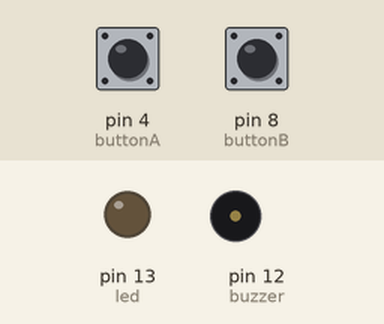
Simulated run of this sketch. Board: Arduino Uno, built with avr-gcc and run on an emulated ATmega328P. Shown: output pins drawn as LEDs (lit = HIGH), buzzer (waves = sounding, pin HIGH). The inputs (shaded band) are chosen by the test bench; at power-on: pin 4 (buttonA) HIGH, pin 8 (buttonB) HIGH.

Above: at 1.2 s.
1.3 s: pin 4 (buttonA) pulled LOW for 0.15 s
At 1.37 s:
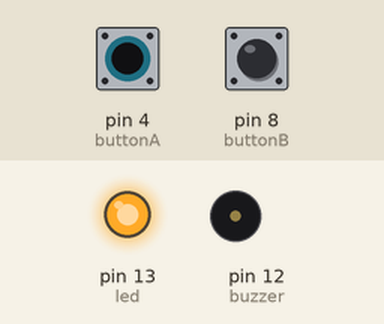
2.9 s: pin 8 (buttonB) pulled LOW for 0.15 s
At 2.97 s:
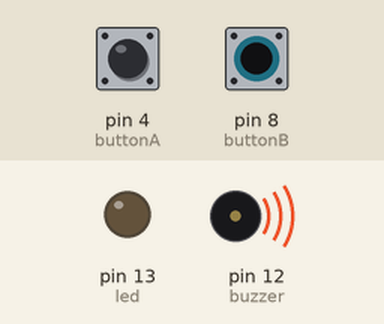
4.5 s: pin 8 (buttonB) pulled LOW for 3.2 s
At 8.5 s:
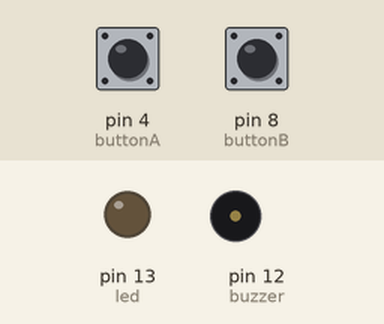
9.2 s: pin 4 (buttonA) pulled LOW for 3.2 s
At 9.6 s:
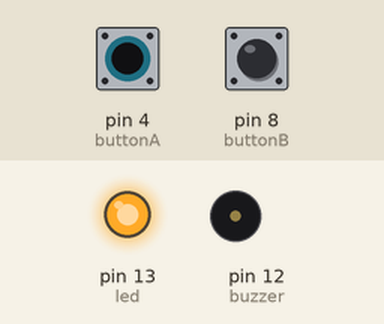
13.9 s: pin 4 (buttonA) driven LOW and pin 8 (buttonB) driven LOW
At 14.4 s:
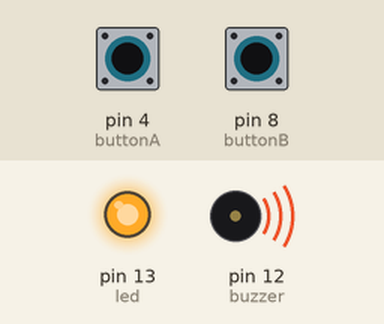
Timing chart, 0 to 16.4 s (numbered marks = the images above; inputs shaded):
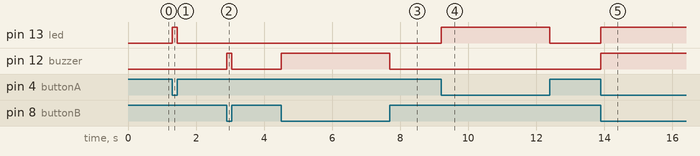

The sketch:

twobuttonsbuzzer.ino
```cpp
// anything after two slashes like this is just a comment, not code

// identify which pins we connect to
#define buttonA  4 // this is the number of the pin we connect button A to
#define buttonB  8 // this is the number of the pin we connect button B to
#define led     13 // this is the number of the pin for the light on the board
#define buzzer  12 // this is the nubmer of the pin for the buzzer

// bool just means that something can be 'true' or 'false' (HIGH or LOW)
bool buttonStatusA; // this is where we will keep track of if button A is pushed
bool buttonStatusB; // this is where we will keep track of if button B is pushed

// these four lines of code just makes the rest of the code easier to understand
#define NOTPUSHED HIGH
#define PUSHED    LOW
#define AND       &&
#define OR        ||


// the "setup" code runs one time when you first run the program
void setup() {

  // the led is an output
  pinMode(led, OUTPUT);
  pinMode(buzzer, OUTPUT);

  // the buttons are INPUTs
  // PULLUP allows the Arduino to detect when the button *isn't* pushed
  pinMode(buttonA, INPUT_PULLUP);
  pinMode(buttonB, INPUT_PULLUP);
}


// the "loop" code runs over and over again
void loop() {

  buttonStatusA = digitalRead(buttonA); // read the status of button A
  buttonStatusB = digitalRead(buttonB); // read the status of button B

  if (buttonStatusA == PUSHED) {
    digitalWrite(led, HIGH);
  }
   else {
    digitalWrite(led, LOW);
   }

   if (buttonStatusB == PUSHED) {
    digitalWrite(buzzer, HIGH);
   }
   else {
    digitalWrite(buzzer, LOW);
   }}

//  // if both button A AND button B are pushed, turn on the led and buzzer
//  if ((buttonStatusA == PUSHED) AND (buttonStatusB == PUSHED)) {
//    digitalWrite(led, HIGH); // turn the LED on
//    digitalWrite(buzzer, HIGH); // turn on buzzer
//  } else {
//    digitalWrite(led, LOW);  // turn the LED off
//    digitalWrite(buzzer, LOW); // turn off buzzer
```

Measured:
- after the input at 1.3 s, pin 13 (led): LOW → HIGH at once, → LOW 0.15 s later
- after the input at 2.9 s, pin 12 (buzzer): LOW → HIGH at once, → LOW 0.15 s later
- after the input at 4.5 s, pin 12 (buzzer): LOW → HIGH at once, → LOW 3.2 s later
- after the input at 9.2 s, pin 13 (led): LOW → HIGH at once, → LOW 3.2 s later
- after the input at 13.9 s, pin 13 (led), pin 12 (buzzer): LOW → HIGH at once
